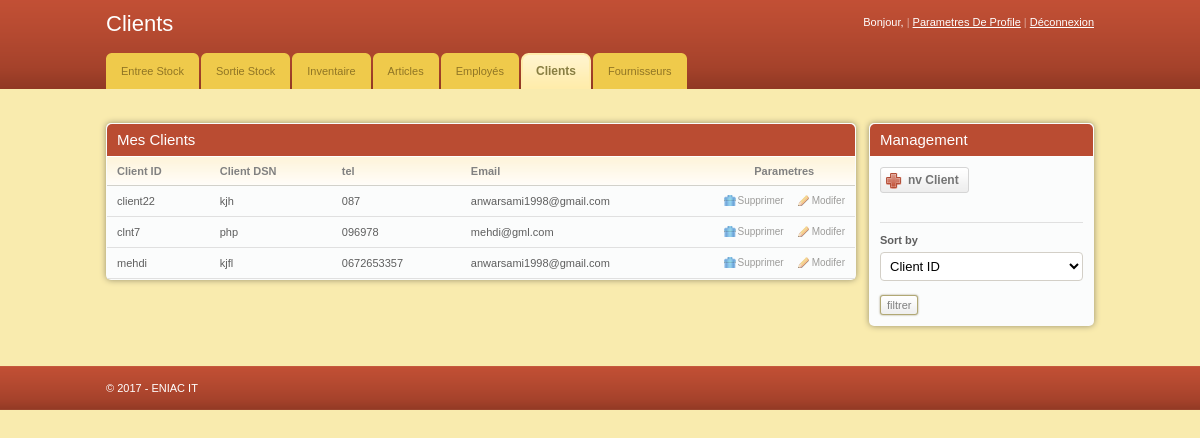
The app's page /Employ00/client.php (signed in) with its own data.
### tables this page shows
CREATE TABLE `client` (
  `client_id` varchar(20) NOT NULL,
  `client_dsn` varchar(20) DEFAULT NULL,
  `email` varchar(100) DEFAULT NULL,
  `tel` varchar(20) DEFAULT NULL
);

### Employ00/client.php (the view, shortened to what this page needs)
<?php
if ( $_SESSION['logged_in'] != 1 ) {
  $_SESSION['message'] = "You must log in before viewing your profile page!";
  header("location: error.php");
}
else {
    $first_name = $_SESSION['first_name'];
}
?>
<!DOCTYPE html PUBLIC "-//W3C//DTD XHTML 1.0 Transitional//EN" "http://www.w3.org/TR/xhtml1/DTD/xhtml1-transitional.dtd">
<html xmlns="http://www.w3.org/1999/xhtml">
<head>
	<link rel="stylesheet" href="css/style.css" type="text/css" media="all" />
</head>
<body>
<div id="header">
	<div class="shell">
		<div id="top">
			<h1><a href="#">Clients</a></h1>
			<div id="top-navigation">
				Bonjour, <a href="profile.php"><strong><?php echo $first_name ; ?></strong></a>
				<span>|</span>
				<a href="modif/modif_usr.php">Parametres De Profile</a>
				<span>|</span>
				<a href="logout.php">Déconnexion</a>
			</div>
		</div>
		<div id="navigation">
			<ul>
			    <li><a href="entree_stock.php" ><span>Entree Stock</span></a></li>
			    <li><a href="sortie_stock.php"><span>Sortie Stock</span></a></li>
			    <li><a href="inven_stock.php"><span>Inventaire</span></a></li>
			    <li><a href="article.php"><span>Articles</span></a></li>
			    <li><a href="employee.php"><span>Employés</span></a></li>
			    <li><a href="client.php" class="active" ><span>Clients</span></a></li>
			    <li><a href="fournisseur.php"><span>Fournisseurs</span></a></li>
			</ul>
		</div>
	</div>
</div>
<div id="container">
	<div class="shell">
		<br />
		<div id="main">
			<div id="content">
				<div class="box">
					<div class="box-head">
						<h2 class="left">Mes Clients</h2>
					</div>
					<div class="table">
						<table width="100%" border="0" cellspacing="0" cellpadding="0">
							<tr>
								<th>Client ID</th>
								<th>Client DSN</th>
								<th>tel</th>
								<th>Email</th>
								<th width="110" class="ac">Parametres</th>
							</tr>
							<?php
							$dbt = new PDO('mysql:host=localhost;dbname=gestion_stock','root','');
							if (isset($_POST['filtre_type']) && isset($_POST['filtre'])) {
								$sql="SELECT * FROM client order by ".$_POST['filtre_type']."";
							}
							else $sql = "SELECT * FROM client order by client_id";
	$reps=$dbt->query($sql);
	while($donne = $reps->fetch())
	{
		echo  "<tr>
								<td>".$donne['client_id']."</td>
								<td>".$donne['client_dsn']."</td>
								<td>".$donne['tel']."</td>
								<td>".$donne['email']."</td>
								<td><a href='http://localhost/Employ00/client.php?sup=1&client_id=".$donne['client_id']."' class='ico del'>Supprimer</a><a href='http://localhost/Employ00/modif/modif_clnt.php?client_id=".$donne['client_id']."' class='ico edit'>Modifer</a></td>
							</tr> " ;
	}
	echo '</table>';
	?>
					</div>
				</div>
			</div>
			<div id="sidebar">
				<div class="box">
					<div class="box-head">
						<h2>Management</h2>
					</div>
					<div class="box-content">
						<a href="#" class="add-button" onclick='toggle("add_new_clnt")'><span >nv Client</span></a>
						<div class="cl">&nbsp;</div><br>
						<form class="sort" method="post" action="client.php">
							<label>Sort by</label>
							<select class="field" name="filtre_type">
								<option name='filtre_type' value="client_id">Client ID</option>
							</select> <br>
							<input class="button" type="submit" name="filtre" value="filtrer">
						</form>
					</div>
				</div>
			</div>
		</div>
	</div>
</div>
<div id="footer">
	<div class="shell">
		<span class="left">&copy; 2017 - ENIAC IT</span>
	</div>
</div>
</body>
</html>

### Employ00/css/style.css (style rules this page uses)
* { padding:0; margin:0; outline:0; }
body { background:#f9ebae; font-family: Verdana, sans-serif; font-size:11px; line-height:14px; color:#5e5e5e; }
input, textarea, select { font-family: Verdana, sans-serif; font-size:13px; }
.field { border:solid 1px #d3cfc7; background:#fff; padding:5px; }
.button { background:#eee url(images/button.gif) repeat-x 0 0; border:solid 1px #b1a874; color:#7f7f7f; font-size:11px; padding:2px 6px 2px 6px; cursor:pointer; line-height:14px !important; }
a { color:#ba4c32; text-decoration: underline; cursor:pointer; }
.left, .alignleft { float:left; display:inline; }
.ac { text-align: center !important; }
h1 { font-size:22px; line-height:24px; color:#fff; font-weight: normal; }
h1 a { color:#fff; text-decoration: none; }
h2 { font-size:15px; font-weight: normal; }
.shell { width:988px; margin:0 auto; }
#header { height:89px; background:url(images/header.gif); white-space:nowrap; }
#header h1 { float:left; display:inline; padding-top:12px; }
#top-navigation { float:right; white-space:nowrap; color:#fff; padding-top:15px; }
#top-navigation a { color:#fff; }
#top-navigation span { color:#dca598; }
#top { height:53px; }
#navigation { height:36px; }
#navigation ul { list-style-type: none; }
#navigation ul li { float:left; display:inline; margin-right:2px; }
#navigation ul li a, #navigation ul li a span { float:left; height:36px; background:url(images/tab.gif) no-repeat 0 0; padding:0 0 0 15px; }
#navigation ul li a span { background-position:right 0; padding:0 15px 0 0; }
#navigation ul li a { line-height:36px; color:#907525; text-decoration: none; }
#navigation ul li a.active, #navigation ul li a:hover { background-position:0 bottom; }
#navigation ul li a.active span, #navigation ul li a:hover span { background-position:right bottom; }
#navigation ul li a.active { font-size:12px; font-weight: bold; color:#887e42; }
#container { padding:20px 0; }
#content { float:left; width:750px; }
#sidebar { float:right; width:225px; }
.table th { background:#fffdfa url(images/th.gif) repeat-x 0 0; color:#818181; text-align: left; padding:7px 10px; border-bottom:solid 1px #d2d1cb; }
.table td { background:#fbfcfc; border-bottom:solid 1px #e0e0e0; padding:8px 10px; }
.box { background:#fbfcfc; height:100%; padding:1px; margin-bottom:20px; }
.box-head { background:#ba4c32; height:32px; color:#fff; padding: 0 10px; line-height:32px; white-space:nowrap; border-bottom:solid 1px #fff; }
a.ico { color:#9d9c9a; font-size:10px; text-decoration: none; padding:0 0 0 14px; background-repeat:no-repeat; background-position:0 0; }
a.del { background-image:url(images/del.gif) }
a.edit { background-image:url(images/edit.gif); margin-left:14px; }
.box-content { padding:10px; }
.sort { border-top:solid 1px #e0e0e0; padding-top:10px; margin-top:15px; }
.sort label { display:block; font-weight: bold; }
.sort .field { display:block; margin-top:5px; }
.sort select.field { width:203px; }
.add-button, .add-button span { float:left; height:26px; background:url(images/add-button.gif) no-repeat 0 0; padding:0 0 0 28px; }
.add-button span { background-position:right 0; padding:0 10px 0 0; }
.add-button { font-weight: bold; font-size:12px; color:#747474; text-decoration: none; line-height:26px; }
#footer { height:44px; background:url(images/footer.gif); line-height:44px; color:#fff; }
.box { -moz-border-radius:5px; -webkit-border-radius:5px; -moz-box-shadow: 0 0 6px #978f6c; -webkit-box-shadow: 0 0 6px #978f6c; }
.box-head { -moz-border-radius-topleft:5px; -moz-border-radius-topright:5px; -webkit-border-top-left-radius:5px; -webkit-border-top-right-radius:5px; }
.field, .button { -moz-border-radius:4px; -webkit-border-radius:4px; }
.small-field, .button, .pagging a { -moz-border-radius:3px; -webkit-border-radius:3px; }
.button { -moz-box-shadow: 0 0 2px #978f6c; -webkit-box-shadow: 0 0 2px #978f6c; }

### records on screen
client: client_id "client22", client_dsn "kjh", tel "087", email "anwarsami1998@gmail.com"
client: client_id "clnt7", client_dsn "php", tel "096978", email "mehdi@gml.com"
client: client_id "mehdi", client_dsn "kjfl", tel "0672653357", email "anwarsami1998@gmail.com"
